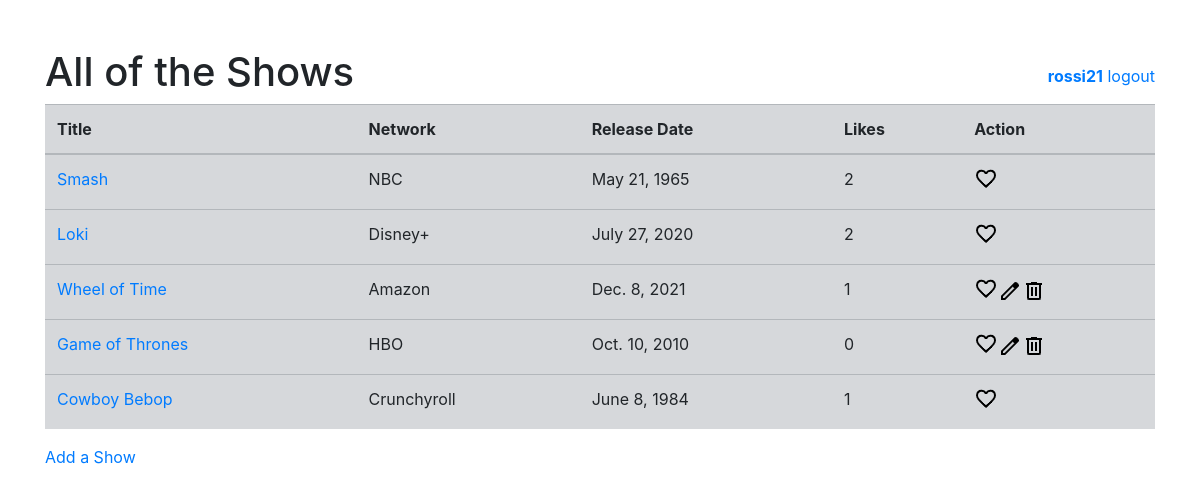
The app's page /shows/ (signed in) with its own data.
### user_app/models.py (models this page shows)
class Show(models.Model):
    user = models.ForeignKey(User, null=True, on_delete=models.CASCADE)
    title = models.CharField(max_length=256)
    network = models.CharField(max_length=256)
    release_date = models.DateField()
    description = models.TextField()
    like = models.ManyToManyField(User, related_name='liked_shows', blank=True)
    comment = models.ManyToManyField(Comment, related_name='commented_shows', blank=True)
    created_at =  models.DateTimeField(auto_now_add=True, null = True)
    updated_at = models.DateTimeField(auto_now=True, null= True)

### user_app/views.py (the view)
# urls.py: path('shows/', views.allShows, name="allShows"),
@login_required
def allShows(request):
    user = request.user
    shows = Show.objects.all()
    context = {
        'user' : user,
        'shows' : shows,
    }
    return render(request, "shows.html", context )

### user_app/templates/shows.html (shortened to what this page needs)
{% extends "main.html" %}
{% block content %}
<div class="container mt-5">
    <div class="d-flex align-items-center justify-content-between">
        <h1>All of the Shows</h1>
        <div>
            <strong><a href="/user/{{request.user.id}}">{{request.user}}</a></strong>
            <a href="{% url 'logoutUser' %}">logout</a>
        </div>
    </div>
    <table class="table table-secondary">
        <thead>
            <th>Title</th>
            <th>Network</th>
            <th>Release Date</th>
            <th>Likes</th>
            <th>Action</th>
        </thead>
            <tbody>
                {% for show in shows %}
                <tr>
                    <td><a href="/shows/{{show.id}}">{{show.title}}</a></td>
                    <td>{{show.network}}</td>
                    <td>{{show.release_date}}</td>
                    <td>{{show.like.count}}</td>
                    {% if request.user == show.user %}
                        <td class="d-flex">
                            <form action="{% url 'likeShow' show.id %}" method="POST">
                                <input type="image" src="/static/images/favorite.png">
                            </form>
                            <a href="/shows/{{show.id}}/edit"><img src="/static/images/edit.png" alt=""></a>
                            <a href="/shows/{{show.id}}/delete"><img src="/static/images/delete.png" alt=""></a>
                        </td>
                    {% else %}
                        <td>
                            <form action="{% url 'likeShow' show.id %}" method="POST">
                                <input class="" type="image" src="/static/images/favorite.png">
                            </form>
                        </td>
                    {% endif %}
                </tr>
                {% endfor %}
            </tbody>
        </table>
        <a href="{% url  'home'%}">Add a Show</a>
</div>
{% endblock %}

### records on screen
Show: title "Smash", network "NBC", release_date "May 21, 1965", like.count "2"
Show: title "Loki", network "Disney+", release_date "July 27, 2020", like.count "2"
Show: title "Wheel of Time", network "Amazon", release_date "Dec. 8, 2021", like.count "1"
Show: title "Game of Thrones", network "HBO", release_date "Oct. 10, 2010", like.count "0"
Show: title "Cowboy Bebop", network "Crunchyroll", release_date "June 8, 1984", like.count "1"

### other values on screen
{{ request.user }} "rossi21"
